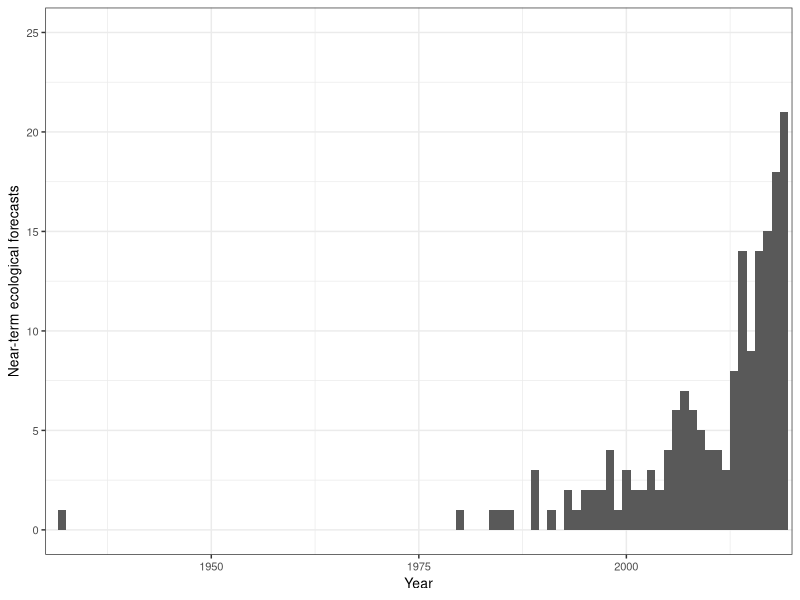

Reproduce this figure in R. (Note: this script raises an error after producing the figure.)
## ---- chunk 1
knitr::opts_chunk$set(echo = TRUE)
#Load required packages
library(tidyverse)
library(lubridate)
library(colorspace)
## ---- chunk 2
#Load data
complete_forecasts <- read.csv("../Data/complete_dataset_with_source.csv") #Load data
#Plot the number of papers published per year
jpeg("../Figures/Pubs_year_noEco.jpeg", width = 3, height = 3, units = "in",res = 600)
complete_forecasts%>%
  ggplot()+
  geom_histogram(aes(x = Year),binwidth = 1)+
  theme_bw()+
  xlab("Year")+
  ylab("Near-term ecological forecasts")+
  ylim(0,25)+
  scale_x_continuous(limits = c(1930,2020), expand = c(0,0))+
  theme(text=element_text(size=10,  family="Helvetica"))
dev.off()
## ---- chunk 3
#Load data
complete_forecasts <- read.csv("../Data/complete_dataset_with_source.csv")


###
# Panel A: Map
###

#Gather background map data
WorldData <- map_data('world') %>% 
  fortify()

#Load colorblind-friendly palette
safe_colorblind_palette <- c("#661100", "#AA4499", "#DDCC77", "#117733","#44AA99","#999933","#332288", "#88CCEE", "#CC6677","#888888")
colors = lighten(safe_colorblind_palette, amount = .2) #Lighten the colors of the colorblind-friendly palette

#Create separate dataframe for mapping
for_map <- complete_forecasts
#Create a vector of coordinates 
coords <- for_map$Coords
#Problem this loop solves: multipoint forecasts have multiple coordinate pairs separated by a semicolon. Here, we add columns to the for_map dataframe separating out all coordinates for a given paper
for(i in 1:(max(str_count(for_map$Coords, ";"), na.rm = T)+1)){
  stops <- regexpr(pattern = ";",coords)
  stops[stops == -1] <- 10000L
  coords_i <- substr(coords, start = 1, stop = stops-1)
  for_map[nchar(coords_i)>0&!is.na(coords_i), paste0("Long",i)] <- as.numeric(sub("-*[0-9]+.[0-9]+,","",coords_i))[nchar(coords_i)>0&!is.na(coords_i)]
  for_map[nchar(coords_i)>0&!is.na(coords_i), paste0("Lat",i)] <- as.numeric(sub(", -*[0-9]+.[0-9]+","",coords_i))[nchar(coords_i)>0&!is.na(coords_i)]
  inds <- regexpr(pattern = ";",coords)
  inds[inds == -1]<-NA
  coords <- substr(coords, start = inds + 2, stop = 10000L)
}
#The previous loop added numerous columns of latitude and longitude to the for_map dataframe. Here we gather all of those columns into one column for latitude and one column for longitude, creating a longer dataframe
for_map2 = for_map%>%
  pivot_longer(cols = num_range("Lat", 1:max(str_count(for_map$Coords, ";")+1, na.rm = T)), names_to = "Lat_num", values_to= "Lat")%>%
  pivot_longer(cols = num_range("Long", 1:max(str_count(for_map$Coords, ";")+1, na.rm = T)), names_to = "Long_num", values_to = "Long")%>%
  filter(sub("[a-z]+","",Lat_num)==sub("[a-z]+","",Long_num, ""))%>%
  filter(!Spat_scale == "global")

#We want to plot a different symbol for regional and national forecasts than for point and multipoint forecasts. Here, we create a grouping variable that specifies whether (1) or not (0) the forecast scale is regional/national 
for_map2$Region <- NA
for_map2$Region[for_map2$Spat_scale %in% c("regional","national")] <- 1
for_map2$Region[for_map2$Spat_scale %in% c("point","multipoint")]<-0

#Create a world map of the forecast sites in this analysis
map <- ggplot() +
  geom_map(data = WorldData, map = WorldData,
                  aes(map_id=region),
                  fill = "white", colour = "#7f7f7f", size=0.5)+
  coord_map("rectangular", lat0=0, xlim=c(-180,180), ylim = c(-90,90))+
  geom_point(data = for_map2%>%filter(Region == 1), aes(Long, Lat, fill = Ecosystem), shape = 21, color = "white", size = 6, alpha  =.3, stroke = .5, show.legend = F)+
  geom_point(data = for_map2%>%filter(Region == 0), aes(Long, Lat, fill = Ecosystem), shape = 21, color = "white", size = 2.5, alpha  =1, stroke = .5, show.legend = F)+
  geom_point(aes(x = c(-300,-300), y=c(-300,-300),size = c("point or multipoint","regional or national"), alpha = c("point or multipoint","regional or national")), shape = 21, color = "white",fill = "grey20")+
  xlab(NULL) + ylab(NULL) +
  scale_fill_manual(breaks = c("agricultural", "atmosphere", "desert", "forest", "freshwater", "grassland", "marine", "tundra", "urban", "other", "NA"), values = colors, na.translate = T, na.value = "grey50", name = "Ecosystem")+
  theme_void()+
  theme(legend.title = element_blank(), 
    legend.position = c(.15,.4),
    text=element_text(size=10,  family="Helvetica"),
    plot.margin = margin(0, 0, 0, 0, "cm"),
    legend.box.background = element_rect(fill = "white", color = "white"))+
  guides(size = guide_legend(override.aes = list(size = c(3,6))),alpha = guide_legend(override.aes = list(alpha = c(1,.3))))


###
# Panel B: Spatial scale barplot
###

#Make "ecosystem" a factor, enabling us to order the levels as we choose
complete_forecasts$Ecosystem <- factor(complete_forecasts$Ecosystem, levels = c("agricultural","desert","grassland","forest","atmosphere","freshwater","marine","tundra","urban","other"))
#Make "Spat_scale" (the spatial scale of the forecast) a factor, enabling us to order the levels as we choose
complete_forecasts$Spat_scale<- factor(complete_forecasts$Spat_scale, levels = c("point","multipoint","regional","national","global"))
#Plot the distribution of papers across spatial scales, with colors indicating ecosystem type
extent <- complete_forecasts%>%
  ggplot(aes(x = Spat_scale, fill = Ecosystem))+
  scale_fill_manual(breaks = c("agricultural", "atmosphere", "desert", "forest", "freshwater", "grassland", "marine", "tundra", "urban", "other", "NA"), values = colors, na.translate = T, na.value = "grey50", name = "Ecosystem")+
  xlab("Spatial extent")+
  geom_bar(show.legend = F)+
  ylab("Papers (n)")+
  theme_light()+
  theme(text=element_text(size=10,  family="Helvetica"))


###
# Generate legend for combined plot
###

# To generate the legend for the combined plot with the correct formatting, we create a "dummy" plot that will not be included and extract the legend from this plot

#Function to extract legend
g_legend<-function(a.gplot){
  tmp <- ggplot_gtable(ggplot_build(a.gplot))
  leg <- which(sapply(tmp$grobs, function(x) x$name) == "guide-box")
  legend <- tmp$grobs[[leg]]
  return(legend)}
#"Dummy" plot from which the legend will be extracted
class <- complete_forecasts%>%
  ggplot(aes(x = Class, fill = Ecosystem))+
  geom_bar()+
  scale_fill_manual(breaks = c("agricultural", "atmosphere", "desert", "forest", "freshwater", "grassland", "marine", "tundra", "urban", "other", "NA"), values = colors, na.translate = T, na.value = "grey50", name = "Ecosystem",guide = guide_legend(position = "bottom", nrow = 2))+
  theme(text=element_text(size=10,  family="Helvetica"))
#The extracted legend is saved as "legend_fill"
legend_fill <- g_legend(class)


###
# Panel C: Forecast variable class barplot
###

#Plot the distribution of forecasts across "class" (i.e., biogeochemical, organismal, or both)
class <- complete_forecasts%>%
  ggplot(aes(x = Class, fill = Ecosystem))+
  geom_bar(show.legend = F)+
  scale_fill_manual(breaks = c("agricultural", "atmosphere", "desert", "forest", "freshwater", "grassland", "marine", "tundra", "urban", "other", "NA"), values = colors, na.translate = T, na.value = "grey50", name = "Ecosystem")+
  ylab("Papers (n)")+
  theme_light()+
  theme(text=element_text(size=10,  family="Helvetica"))

library(ggpubr)
jpeg("../Figures/Map_composite.jpeg",width = 6, height = 5.5, units = "in", res = 600)
ggarrange(map, ggarrange(extent, class, labels = c("B","C"), label.y = c(1.2,1.2), nrow = 1, widths = c(1.4,1)), legend_fill, nrow = 3, heights = c(6.2,3,1.5), labels = "A", align = "h")
dev.off()

### Summary statistics
north_analysis <- for_map2$Lat[!is.na(for_map2$Lat)]
sum(north_analysis>0)/length(north_analysis)
sum(complete_forecasts$Spat_scale=="regional")/nrow(complete_forecasts)
sum(complete_forecasts$Class=="organismal"|complete_forecasts$Class=="both")/nrow(complete_forecasts)
sum(complete_forecasts$Ecosystem=="agricultural")/nrow(complete_forecasts)
## ---- chunk 4
complete_forecasts[complete_forecasts$Forecast_eval== "1",]
complete_forecasts$Uncert_source[complete_forecasts$Uncert_category == "no"] <- NA
complete_forecasts$Driver <- grepl("driver|meteo", complete_forecasts$Uncert_source, ignore.case = T)*1
complete_forecasts$Process <- grepl("process", complete_forecasts$Uncert_source, ignore.case = T)*1
complete_forecasts$Param <- grepl("param", complete_forecasts$Uncert_source, ignore.case = T)*1
complete_forecasts$IC <- grepl("init|ic", complete_forecasts$Uncert_source, ignore.case = T)*1
complete_forecasts$Obs <- grepl("obs", complete_forecasts$Uncert_source, ignore.case = T)*1

complete_forecasts%>%
  filter(!Uncert_category=="no")%>%
  summarize(driv = sum(Driver)/n(),
            proc = sum(Process)/n(),
            param = sum(Param)/n(),
            ic = sum(IC)/n(),
            obs = sum(Obs)/n())
## ---- chunk 5
complete_forecasts$Vars_ident[grepl("ET |evap",complete_forecasts$Vars_ident,ignore.case = T)]
complete_forecasts$Vars_ident[grepl("pollen",complete_forecasts$Vars_ident,ignore.case = T)]
complete_forecasts$Vars_ident[grepl("diatom|cyano|oscillatoria|asterionella|desmus|anab|aphaniz|synecho|cyclo|stephanodiscus|raciborskii|circinale",complete_forecasts$Vars_ident, ignore.case = T)]
complete_forecasts$Vars_ident[grepl("chl",complete_forecasts$Vars_ident, ignore.case = T)]
complete_forecasts$Vars_ident[grepl("alg|hab |phyto",complete_forecasts$Vars_ident, ignore.case = T)]
complete_forecasts$Vars_ident[!grepl("yield",complete_forecasts$Vars_ident, ignore.case = T)]
complete_forecasts$Vars_ident[grepl("catch|fish|pollock|salmon|anchovy|walleye|herring|trout|carp",complete_forecasts$Vars_ident, ignore.case = T)] #except not lobster catch, shellfish harvesting, rusty crayfish distribution
## ---- chunk 6
length(unique(journals$Source)) #114 different journals
## ---- chunk 7
complete_forecasts <- read.csv("../Data/complete_dataset_with_source.csv")
complete_forecasts$it_no_update_ic <- complete_forecasts$Iterative_yn==1&!complete_forecasts$DA_type%in%c("update IC","autoregressive, so new observed data become predictors for the next timestep","UNK","NA","autoregressive, uses previous observations to predict value at next timestep","previous ten days of driver data used as predictor in model, so it is updating iteratively")
#complete_forecasts$Iterative_yn<-complete_forecasts$it_no_update_ic
complete_forecasts$Automated_bin <- 0
complete_forecasts$Automated_bin[complete_forecasts$Automated_yn %in% c("At least one data stream","Yes all data streams")]<-1
complete_forecasts$Uncert_yn <- as.numeric(!complete_forecasts$Uncert_category == "no")

#complete_forecasts$Uncert_yn <- as.numeric(complete_forecasts$Uncert_category %in% c("data_driven", "propagates", "assimilates"))
sum(complete_forecasts$Uncert_category == "contains")/sum(complete_forecasts$Uncert_yn)
sum(complete_forecasts$Uncert_yn)/nrow(complete_forecasts)

sum(as.numeric(complete_forecasts$Uncert_obs_yn==1))/sum(complete_forecasts$Uncert_yn)

complete_forecasts$Forecast_eval_shown[complete_forecasts$Forecast_eval == 0] <- 0
complete_forecasts%>%
  summarize(aut = sum(Automated_bin)/n(),
            aut_n = sum(Automated_bin),
            eva = sum(Forecast_eval_shown)/n(),
            eva_n = sum(Forecast_eval_shown),
            unc = sum(Uncert_yn)/n(),
            unc_n = sum(Uncert_yn),
            ite = sum(Iterative_yn)/n(),
            ite_n = sum(Iterative_yn),
            arc = sum(Archiving_yn)/n(),
            arc_n = sum(Archiving_yn),
            use = sum(End_user_yn)/n(),
            use_n = sum(End_user_yn),
            dat = sum(Drivers_published)/n(),
            dat_n = sum(Drivers_published),
            nul = sum(Null_yn)/n(),
            nul_n = sum(Null_yn),
            prt = sum(Uncert_partition_yn)/n(),
            prt_n = sum(Uncert_partition_yn))

total = complete_forecasts%>%
  group_by(Title)%>%
  summarize(aut = sum(Automated_bin)/n(),
            eva = sum(Forecast_eval_shown)/n(),
            unc = sum(Uncert_yn)/n(),
            ite = sum(Iterative_yn)/n(),
            arc = sum(Archiving_yn)/n(),
            use = sum(End_user_yn)/n(),
            dat = sum(Drivers_published)/n(),
            nul = sum(Null_yn)/n(),
            prt = sum(Uncert_partition_yn)/n(),
            Total = sum(aut,eva,unc,ite,arc,use,dat,nul,prt))
summary(as.factor(total$Total))
mean(total$Total)
median(total$Total)

complete_forecasts = complete_forecasts%>%
  filter(Year>1932)

aut = glm(Automated_bin~Year, data = complete_forecasts, family = "binomial")
eva = glm(Forecast_eval_shown~Year, data = complete_forecasts, family = "binomial")
unc = glm(Uncert_yn~Year, data = complete_forecasts, family = "binomial")
ite = glm(Iterative_yn~Year, data = complete_forecasts, family = "binomial")
arc = glm(Archiving_yn~Year, data = complete_forecasts, family = "binomial") #p = 0.025
use = glm(End_user_yn~Year, data = complete_forecasts, family = "binomial")
dat = glm(Drivers_published~Year, data = complete_forecasts, family = "binomial") #p < 0.001
nul = glm(Null_yn~Year, data = complete_forecasts, family = "binomial")
prt = glm(Uncert_partition_yn~Year, data = complete_forecasts, family = "binomial")
results = data.frame(var2 = "Include data driven uncertainty")%>%
  full_join(data.frame(summary(unc)$coefficients, var2 = NA)%>% mutate(var = "Include data driven uncertainty"))%>%
  full_join(data.frame(var2 = "Assess and report forecast skill"))%>%
  full_join(data.frame(summary(eva)$coefficients) %>% mutate(var = "Assess and report forecast skill"))%>%
  full_join(data.frame(var2 = "Identify an end user"))%>%
  full_join(data.frame(summary(use)$coefficients) %>% mutate(var = "Identify an end user"))%>%
  full_join(data.frame(var2 = "Make iterative forecasts"))%>%
  full_join(data.frame(summary(ite)$coefficients) %>% mutate(var = "Make iterative forecasts"))%>%
  full_join(data.frame(var2 = "Develop automated forecasting workflows"))%>%
  full_join(data.frame(summary(aut)$coefficients) %>% mutate(var = "Develop automated forecasting workflows"))%>%
  full_join(data.frame(var2 = "Make data available"))%>%
  full_join(data.frame(summary(dat)$coefficients) %>% mutate(var = "Make data available"))%>%
  full_join(data.frame(var2 = "Archive forecasts"))%>%
  full_join(data.frame(summary(arc)$coefficients) %>% mutate(var = "Archive forecasts"))%>%
  full_join(data.frame(var2 = "Use null model comparisons"))%>%
  full_join(data.frame(summary(nul)$coefficients) %>% mutate(var = "Use null model comparisons"))%>%
  full_join(data.frame(var2 = "Partition uncertainty"))%>%
  full_join(data.frame(summary(prt)$coefficients) %>% mutate(var = "Partition uncertainty"))%>%
  mutate(param = rep(c(NA,"Intercept","Year"),9))%>%
  select(var, var2, param, Estimate, Std..Error, z.value, Pr...z..)
results[-c(1,2,3)] = round(results[-c(1,2,3)], 3)
results$param[is.na(results$param)]<-results$var2[is.na(results$param)]
results%>%
  select(-var2, -var)

x = 1980:2020
probs = predict(aut, list(Year = x), type = "response")
prob_df = data.frame(var = rep("Automated_bin",length(x)),x=x,probs=probs)
real_name = c("Automated_bin", "Forecast_eval_shown", "Uncert_yn", "Iterative_yn","Archiving_yn", "End_user_yn","Drivers_published", "Null_yn", "Uncert_partition_yn")
model = c("aut", "eva","unc","ite","arc","use","dat","nul","prt")
for (i in 2:length(model)){
  probs = predict(get(model[i]), list(Year = x), type = "response")
  new = data.frame(var = rep(real_name[i],length(x)),x=x,probs=probs)
  prob_df = prob_df%>%
    full_join(new)
}

cf = complete_forecasts%>%
  select(Automated_bin, Forecast_eval_shown, Uncert_yn, Iterative_yn, Archiving_yn, End_user_yn, Drivers_published, Null_yn, Uncert_partition_yn, Year)%>%
  pivot_longer(cols = -Year)%>%
  rename(var = name, x = Year)
unique(cf$var)

#cf$Tier <- "Baseline"
#cf$Tier[cf$var %in% c("End_user_yn", "Iterative_yn", "Automated_bin")] <- "Decision Support"
#cf$Tier[cf$var %in% c("Drivers_published", "Archiving_yn","Null_yn", "Uncert_partition_yn")] <- "Science"

#prob_df$Tier <- "Baseline"
#prob_df$Tier[prob_df$var %in% c("End_user_yn", "Iterative_yn", "Automated_bin")] <- "Decision Support"
#prob_df$Tier[prob_df$var %in% c("Drivers_published", "Archiving_yn","Null_yn", "Uncert_partition_yn")] <- "Science"

labs = c("Automate forecasting workflows","Assess and report forecast skill", "Include uncertainty","Make iterative forecasts","Archive forecasts", "Identify an end user","Make data available", "Use null model comparisons", "Partition uncertainty")
names(labs) = real_name
prob_df$var = factor(prob_df$var, levels = c("Uncert_yn", "Forecast_eval_shown", "End_user_yn", "Iterative_yn", "Automated_bin", "Drivers_published", "Archiving_yn", "Null_yn", "Uncert_partition_yn"))
cf$var = factor(cf$var, levels = c("Uncert_yn", "Forecast_eval_shown", "End_user_yn", "Iterative_yn", "Automated_bin", "Drivers_published", "Archiving_yn", "Null_yn", "Uncert_partition_yn"))
data_frame(var = c("Uncert_yn", "Forecast_eval_shown", "End_user_yn", "Iterative_yn", "Automated_bin", "Drivers_published", "Archiving_yn", "Null_yn", "Uncert_partition_yn"), )
results = results%>%
  filter(param == "Year")%>%
  select(-var2)%>%
  mutate(sig = "")
results$sig[results$Pr...z..<0.05] <- "*"
results$sig[results$Pr...z..<0.01] <- "**"
results$sig[results$Pr...z..<0.001] <- "***"
results$var <- c("Uncert_yn", "Forecast_eval_shown", "End_user_yn", "Iterative_yn", "Automated_bin", "Drivers_published", "Archiving_yn", "Null_yn", "Uncert_partition_yn")
results$var = factor(results$var)

jpeg("../Figures/best_practices_regression.jpg",res = 600,width = 6, height = 5, units = "in")
plot = prob_df%>%
  ggplot(aes(x = x, y = probs))+
  geom_point(aes(y = value), data = cf, alpha = .15, color = "blue")+
  geom_text(aes(x = 2000, y = .85, label = sig), data = results, size = 6)+
  geom_line()+
  ylim(0,1)+
  facet_wrap(~var, labeller = labeller(var = labs))+
  theme_bw()+
  ylab("Probability")+
  xlab("Year")+
  theme(text=element_text(size=10,  family="Helvetica"))
plot
dev.off()
## ---- chunk 8
complete_forecasts <- read.csv("../Data/complete_dataset_with_source.csv")
mean_dc<- round(mean(as.numeric(complete_forecasts$Data_coverage)/365, na.rm = T),1)
min(as.numeric(complete_forecasts$Data_coverage), na.rm = T)
max(as.numeric(complete_forecasts$Data_coverage)/365, na.rm = T)
median_dc <- round(median(as.numeric(complete_forecasts$Data_coverage)/365, na.rm = T),1)
lines = data.frame(c(mean_dc),c(38))
colnames(lines) = c("x","y")
lines$label = c(paste0("Median = ",median_dc, " years \nMean = ", mean_dc, " years"))

jpeg("../Figures/Years_of_data.jpeg", res = 600, width = 3, height = 3, units = "in")
complete_forecasts%>%
  mutate(Year = as.numeric(Year))%>%
  ggplot()+
  geom_histogram(aes(x = as.numeric(Data_coverage)/365),bins = 20)+
  geom_vline(xintercept = c(mean_dc, median_dc), color = "black")+
  geom_text(aes(x = x,y=y,label= label), data = lines, nudge_x = 3, hjust = 0,vjust = 0,color = "grey20", size = 2.9)+
  xlab("Years of data used to \ncreate forecasting paper")+
  ylab("Number of papers")+
  scale_y_continuous(limits = c(0,46), expand = c(0, 0))+
  theme_light()+
  theme(text=element_text(size=10,  family="Helvetica"))
dev.off()

### Statistics
sum(as.numeric(complete_forecasts$Data_coverage)>(10*365), na.rm = T)/nrow(complete_forecasts)
complete_forecasts[as.numeric(complete_forecasts$Data_coverage)>100*365,]
## ---- chunk 9
complete_forecasts <- read.csv("../Data/complete_dataset_with_source.csv")
time_bin = complete_forecasts
time_bin$time_bin = NA
time_bin$Time_step_days[is.na(as.numeric(time_bin$Time_step_days))] ##Use this line to check if you have all of the complicated cases covered
time_bin$time_bin[time_bin$Time_step_days == "30-150"] <- "> 1 - 12 months"
time_bin$time_bin[time_bin$Time_step_days == "1,7,15,30"] <- "1 - 30 days"
time_bin = time_bin %>%
    mutate(Time_step_days = as.numeric(Time_step_days))

time_bin$time_bin[time_bin$Time_step_days < 1] <- "< 1 day"
time_bin$time_bin[time_bin$Time_step_days == 1] <- "1 day"
time_bin$time_bin[time_bin$Time_step_days > 1 & time_bin$Time_step_days <= 7] <- "2 - 7 days"
time_bin$time_bin[time_bin$Time_step_days > 7 & time_bin$Time_step_days <= 31] <- "8 days - 1 month"
time_bin$time_bin[time_bin$Time_step_days > 31 & time_bin$Time_step_days < 365] <- "> 1 month - 1 year"
time_bin$time_bin[time_bin$Time_step_days == 365] <- "1 year"
time_bin$time_bin[time_bin$Time_step_days > 365 & time_bin$Time_step_days >= 365*5] <- "> 1 year - 5 years"
time_bin$time_bin[time_bin$Time_step_days > 365*5] <- "> 5 years"


time_bin$time_bin <- factor(time_bin$time_bin, levels = c("< 1 day", "1 day","2 - 7 days","8 days - 1 month","> 1 month - 1 year","1 year","> 1 year - 5 years", "> 5 years"))

time_bin$horiz_bin = NA
time_bin$Horiz_days[is.na(as.numeric(time_bin$Horiz_days))]
time_bin$horiz_bin[time_bin$Horiz_days == "30-150"] <- "> 1 month - 1 year"
time_bin$horiz_bin[time_bin$Horiz_days == "720 - 1800 (sites had different amounts of data)"] <- "> 1 year - 5 years"
time_bin$horiz_bin[time_bin$Horiz_days == "365 and 3650"] <- "> 5 years - 10 years"
time_bin$horiz_bin[time_bin$Horiz_days == "7, 3650"] <- "2 - 7 days" #Because timestep is listed as 1 day 
time_bin$horiz_bin[time_bin$Horiz_days == "14-77"] <- "> 1 month - 1 year"

time_bin = time_bin %>%
    mutate(Horiz_days = as.numeric(Horiz_days))
time_bin$horiz_bin[time_bin$Horiz_days < 1] <- "< 1 day"
time_bin$horiz_bin[time_bin$Horiz_days == 1] <- "1 day"
time_bin$horiz_bin[time_bin$Horiz_days > 1 & time_bin$Horiz_days <= 7] <- "2 - 7 days"
time_bin$horiz_bin[time_bin$Horiz_days > 7 & time_bin$Horiz_days <= 31] <- "8 days - 1 month"
time_bin$horiz_bin[time_bin$Horiz_days > 31 & time_bin$Horiz_days < 365] <- "> 1 month - 1 year"
time_bin$horiz_bin[time_bin$Horiz_days == 365] <- "1 year"
time_bin$horiz_bin[time_bin$Horiz_days > 365 & time_bin$Horiz_days <= 365*5] <- "> 1 year - 5 years"
time_bin$horiz_bin[time_bin$Horiz_days > 365*5] <- "> 5 years"
time_bin$horiz_bin <- factor(time_bin$horiz_bin, levels = c( "1 day","2 - 7 days","8 days - 1 month","> 1 month - 1 year","1 year","> 1 year - 5 years", "> 5 years"))

time_bin$time_bin <- factor(time_bin$time_bin, levels = c("< 1 day","1 day","2 - 7 days","8 days - 1 month","> 1 month - 1 year","1 year","> 1 year - 5 years"))

time_bin_plot = time_bin%>%
  filter(!is.na(horiz_bin),
         !is.na(time_bin))

times = c("< 1 day", "1 day","2 - 7 days","8 days - 1 month","> 1 month - 1 year","1 year","> 1 year - 5 years")
horiz = c("1 day","2 - 7 days","8 days - 1 month","> 1 month - 1 year","1 year","> 1 year - 5 years", "> 5 years")
fix = data.frame(horiz_bin = rep(times, length(horiz)), time_bin = rep(horiz, each = length(times)))

n = time_bin_plot%>%
  group_by(horiz_bin,time_bin)%>%
  summarise(ns = n())%>%
  mutate(color = ns>20)

jpeg("../Figures/timestep_heatmap.jpeg",res = 600,width = 6, height = 4, units = "in")
library("RColorBrewer")
cols <- brewer.pal(n = 9, name = "BuPu")
time_bin_plot%>%
  ggplot(aes(x = horiz_bin, y = time_bin), na.rm = T)+
  geom_bin2d()+
  xlab("Time horizon")+
  ylab("Time step")+
  scale_fill_gradientn(colors = cols)+
  scale_x_discrete(drop  =F)+
  scale_y_discrete(drop  =F)+
  geom_text(aes(label = ns, color = color), data = n, show.legend = F)+ #Can get rid of this by commenting out
  theme_light()+
  theme(axis.text.x = element_text(angle = 45, hjust = 1),
        panel.grid.major = element_blank(), 
        panel.grid.minor = element_blank())+
  scale_color_manual(values = c("gray40","gray90"))
dev.off()

jpeg("../Figures/timestep_heatmap_small.jpeg",res = 600,width = 3, height = 3, units = "in")
library("RColorBrewer")
cols <- brewer.pal(n = 9, name = "BuPu")
time_bin_plot%>%
  ggplot(aes(x = horiz_bin, y = time_bin), na.rm = T)+
  geom_bin2d()+
  xlab("Time horizon (days)")+
  ylab("Time step (days)")+
  scale_fill_gradientn(colors = cols)+
  scale_x_discrete(breaks = c( "1 day","2 - 7 days","8 days - 1 month","> 1 month - 1 year","1 year","> 1 year - 5 years","> 5 years"), labels = c("1","2 - 7","8 - 31 ","32 - 365","365","366 - 1825", ">1825"),drop  =F)+
  scale_y_discrete(breaks = c("< 1 day", "1 day","2 - 7 days","8 days - 1 month","> 1 month - 1 year","1 year","> 1 year - 5 years"), labels = c("< 1", "1","2 - 7","8 - 31 ","32 - 365","365","366 - 1825"),drop  =F)+
  geom_text(aes(label = ns, color = color), data = n, show.legend = F, size = 3)+ #Can get rid of this by commenting out
  theme_light()+
  theme(axis.text.x = element_text(angle = 45, hjust = 1),
        panel.grid.major = element_blank(), 
        panel.grid.minor = element_blank(),
        legend.position = "none")+
  scale_color_manual(values = c("gray40","gray100"))
dev.off()


nrow(time_bin%>%filter(horiz_bin %in% c("< 1 day", "1 day","2 - 7 days","8 days - 1 month","> 1 month - 1 year","1 year")))/nrow(time_bin%>%filter(!is.na(horiz_bin)))*100
nrow(time_bin%>%filter(horiz_bin %in% c("2 - 7 days"),time_bin %in% c("1 day")))/nrow(time_bin%>%filter(!is.na(horiz_bin)))*100
nrow(time_bin%>%filter(horiz_bin %in% c("1 year"),time_bin %in% c("1 year")))/nrow(time_bin%>%filter(!is.na(horiz_bin)))*100

summary(time_bin_plot$horiz_bin)
## ---- chunk 10
sum(complete_forecasts$Ethical_considerations ==1, na.rm = T)/nrow(complete_forecasts)
sum(complete_forecasts$End_user_yn==1&complete_forecasts$Used_by_stakeholder_yn==1, na.rm = T)/sum(complete_forecasts$End_user_yn==1,na.rm = T)
sum(complete_forecasts$End_user_yn==1&complete_forecasts$End_user_partnership==1, na.rm = T)/sum(complete_forecasts$End_user_yn==1,na.rm = T)
sum(complete_forecasts$End_user_yn==1&complete_forecasts$Used_by_stakeholder_yn==1&complete_forecasts$Ethical_considerations==1, na.rm = T)/sum(complete_forecasts$End_user_yn==1&complete_forecasts$Used_by_stakeholder_yn==1, na.rm = T)
sum(complete_forecasts$End_user_yn==1&complete_forecasts$Used_by_stakeholder_yn==1&complete_forecasts$Ethical_considerations==1, na.rm = T)/sum(complete_forecasts$End_user_yn==1&complete_forecasts$Used_by_stakeholder_yn==1, na.rm = T)
